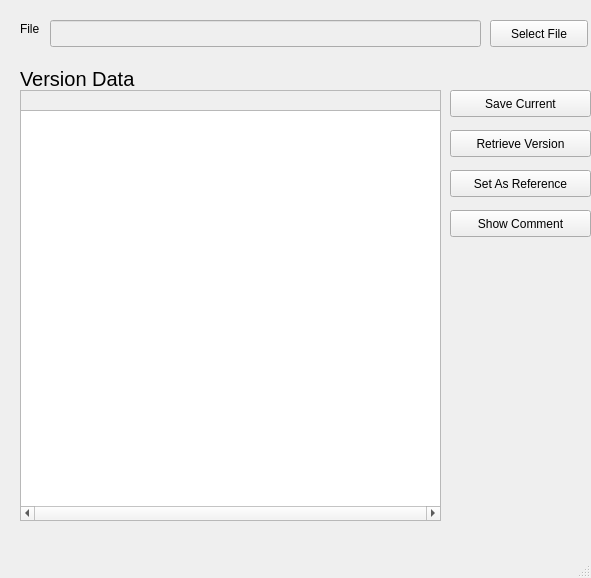
<?xml version="1.0" encoding="UTF-8"?>
<ui version="4.0">
 <class>MainWindow</class>
 <widget class="QMainWindow" name="MainWindow">
  <property name="geometry">
   <rect>
    <x>0</x>
    <y>0</y>
    <width>591</width>
    <height>578</height>
   </rect>
  </property>
  <property name="windowTitle">
   <string>MainWindow</string>
  </property>
  <widget class="QWidget" name="centralwidget">
   <widget class="QLabel" name="label">
    <property name="geometry">
     <rect>
      <x>20</x>
      <y>20</y>
      <width>66</width>
      <height>17</height>
     </rect>
    </property>
    <property name="text">
     <string>File</string>
    </property>
   </widget>
   <widget class="QLabel" name="label_2">
    <property name="geometry">
     <rect>
      <x>20</x>
      <y>70</y>
      <width>131</width>
      <height>17</height>
     </rect>
    </property>
    <property name="font">
     <font>
      <pointsize>15</pointsize>
      <weight>50</weight>
      <bold>false</bold>
     </font>
    </property>
    <property name="text">
     <string>Version Data</string>
    </property>
   </widget>
   <widget class="QLineEdit" name="fileField">
    <property name="enabled">
     <bool>false</bool>
    </property>
    <property name="geometry">
     <rect>
      <x>50</x>
      <y>20</y>
      <width>431</width>
      <height>27</height>
     </rect>
    </property>
   </widget>
   <widget class="QPushButton" name="selectFileButton">
    <property name="geometry">
     <rect>
      <x>490</x>
      <y>20</y>
      <width>98</width>
      <height>27</height>
     </rect>
    </property>
    <property name="text">
     <string>Select File</string>
    </property>
   </widget>
   <widget class="QPushButton" name="SaveCurrentButton">
    <property name="geometry">
     <rect>
      <x>450</x>
      <y>90</y>
      <width>141</width>
      <height>27</height>
     </rect>
    </property>
    <property name="text">
     <string>Save Current</string>
    </property>
   </widget>
   <widget class="QPushButton" name="RetrieveVersionButton">
    <property name="geometry">
     <rect>
      <x>450</x>
      <y>130</y>
      <width>141</width>
      <height>27</height>
     </rect>
    </property>
    <property name="text">
     <string>Retrieve Version</string>
    </property>
   </widget>
   <widget class="QPushButton" name="SetReferenceButton">
    <property name="geometry">
     <rect>
      <x>450</x>
      <y>170</y>
      <width>141</width>
      <height>27</height>
     </rect>
    </property>
    <property name="text">
     <string>Set As Reference</string>
    </property>
   </widget>
   <widget class="QPushButton" name="ShowCommentButton">
    <property name="geometry">
     <rect>
      <x>450</x>
      <y>210</y>
      <width>141</width>
      <height>27</height>
     </rect>
    </property>
    <property name="text">
     <string>Show Comment</string>
    </property>
   </widget>
   <widget class="QTableView" name="fileView">
    <property name="enabled">
     <bool>true</bool>
    </property>
    <property name="geometry">
     <rect>
      <x>20</x>
      <y>110</y>
      <width>421</width>
      <height>411</height>
     </rect>
    </property>
    <property name="layoutDirection">
     <enum>Qt::LeftToRight</enum>
    </property>
    <property name="lineWidth">
     <number>1</number>
    </property>
    <property name="horizontalScrollBarPolicy">
     <enum>Qt::ScrollBarAlwaysOn</enum>
    </property>
    <property name="textElideMode">
     <enum>Qt::ElideRight</enum>
    </property>
    <property name="horizontalScrollMode">
     <enum>QAbstractItemView::ScrollPerPixel</enum>
    </property>
    <attribute name="horizontalHeaderCascadingSectionResizes">
     <bool>true</bool>
    </attribute>
   </widget>
   <widget class="QPlainTextEdit" name="warningFrame">
    <property name="enabled">
     <bool>false</bool>
    </property>
    <property name="geometry">
     <rect>
      <x>20</x>
      <y>90</y>
      <width>421</width>
      <height>31</height>
     </rect>
    </property>
    <property name="backgroundVisible">
     <bool>true</bool>
    </property>
   </widget>
   <zorder>label</zorder>
   <zorder>label_2</zorder>
   <zorder>fileField</zorder>
   <zorder>selectFileButton</zorder>
   <zorder>SaveCurrentButton</zorder>
   <zorder>RetrieveVersionButton</zorder>
   <zorder>SetReferenceButton</zorder>
   <zorder>ShowCommentButton</zorder>
   <zorder>warningFrame</zorder>
   <zorder>fileView</zorder>
  </widget>
  <widget class="QStatusBar" name="statusbar"/>
 </widget>
 <resources/>
 <connections/>
</ui>
